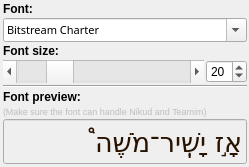
         <widget class="QWidget" name="tab">
          <property name="sizePolicy">
           <sizepolicy hsizetype="Minimum" vsizetype="Minimum">
            <horstretch>0</horstretch>
            <verstretch>0</verstretch>
           </sizepolicy>
          </property>
          <attribute name="title">
           <string>Font</string>
          </attribute>
          <layout class="QVBoxLayout" name="verticalLayout_4">
           <property name="spacing">
            <number>2</number>
           </property>
           <property name="leftMargin">
            <number>3</number>
           </property>
           <property name="topMargin">
            <number>2</number>
           </property>
           <property name="rightMargin">
            <number>2</number>
           </property>
           <property name="bottomMargin">
            <number>3</number>
           </property>
           <item>
            <widget class="QLabel" name="label_9">
             <property name="font">
              <font>
               <weight>75</weight>
               <bold>true</bold>
              </font>
             </property>
             <property name="text">
              <string>Font:</string>
             </property>
            </widget>
           </item>
           <item>
            <widget class="QFontComboBox" name="fontComboBox">
             <property name="sizePolicy">
              <sizepolicy hsizetype="Preferred" vsizetype="Preferred">
               <horstretch>0</horstretch>
               <verstretch>0</verstretch>
              </sizepolicy>
             </property>
             <property name="font">
              <font>
               <family>Sans Serif</family>
               <pointsize>8</pointsize>
               <weight>50</weight>
               <italic>false</italic>
               <bold>false</bold>
              </font>
             </property>
             <property name="layoutDirection">
              <enum>Qt::LeftToRight</enum>
             </property>
             <property name="styleSheet">
              <string notr="true">*{font: 8pt &quot;Sans Serif&quot;;}
</string>
             </property>
             <property name="currentIndex">
              <number>0</number>
             </property>
             <property name="sizeAdjustPolicy">
              <enum>QComboBox::AdjustToContentsOnFirstShow</enum>
             </property>
             <property name="writingSystem">
              <enum>QFontDatabase::Hebrew</enum>
             </property>
             <property name="currentFont">
              <font>
               <family>David CLM</family>
              </font>
             </property>
            </widget>
           </item>
           <item>
            <widget class="QLabel" name="label_5">
             <property name="font">
              <font>
               <weight>75</weight>
               <bold>true</bold>
              </font>
             </property>
             <property name="text">
              <string>Font size:</string>
             </property>
            </widget>
           </item>
           <item>
            <layout class="QHBoxLayout" name="horizontalLayout_5">
             <item>
              <widget class="QScrollBar" name="horizontalSlider">
               <property name="sizePolicy">
                <sizepolicy hsizetype="Expanding" vsizetype="Preferred">
                 <horstretch>0</horstretch>
                 <verstretch>0</verstretch>
                </sizepolicy>
               </property>
               <property name="singleStep">
                <number>2</number>
               </property>
               <property name="value">
                <number>20</number>
               </property>
               <property name="orientation">
                <enum>Qt::Horizontal</enum>
               </property>
               <property name="invertedControls">
                <bool>false</bool>
               </property>
              </widget>
             </item>
             <item>
              <widget class="QSpinBox" name="fonSizeSpinBox">
               <property name="sizePolicy">
                <sizepolicy hsizetype="Minimum" vsizetype="Preferred">
                 <horstretch>0</horstretch>
                 <verstretch>0</verstretch>
                </sizepolicy>
               </property>
               <property name="value">
                <number>20</number>
               </property>
              </widget>
             </item>
            </layout>
           </item>
           <item>
            <widget class="Line" name="line_2">
             <property name="orientation">
              <enum>Qt::Horizontal</enum>
             </property>
            </widget>
           </item>
           <item>
            <widget class="QLabel" name="label_6">
             <property name="font">
              <font>
               <weight>75</weight>
               <bold>true</bold>
              </font>
             </property>
             <property name="text">
              <string>Font preview:</string>
             </property>
            </widget>
           </item>
           <item>
            <widget class="QLabel" name="label_7">
             <property name="enabled">
              <bool>false</bool>
             </property>
             <property name="font">
              <font>
               <pointsize>7</pointsize>
              </font>
             </property>
             <property name="text">
              <string>(Make sure the font can handle Nikud and Teamim)</string>
             </property>
             <property name="wordWrap">
              <bool>true</bool>
             </property>
            </widget>
           </item>
           <item>
            <widget class="QLineEdit" name="fontPreview">
             <property name="enabled">
              <bool>false</bool>
             </property>
             <property name="palette">
              <palette>
               <active>
                <colorrole role="WindowText">
                 <brush brushstyle="SolidPattern">
                  <color alpha="255">
                   <red>40</red>
                   <green>19</green>
                   <blue>1</blue>
                  </color>
                 </brush>
                </colorrole>
                <colorrole role="Dark">
                 <brush brushstyle="SolidPattern">
                  <color alpha="255">
                   <red>1</red>
                   <green>0</green>
                   <blue>0</blue>
                  </color>
                 </brush>
                </colorrole>
                <colorrole role="Text">
                 <brush brushstyle="SolidPattern">
                  <color alpha="255">
                   <red>40</red>
                   <green>19</green>
                   <blue>1</blue>
                  </color>
                 </brush>
                </colorrole>
                <colorrole role="ButtonText">
                 <brush brushstyle="SolidPattern">
                  <color alpha="255">
                   <red>40</red>
                   <green>19</green>
                   <blue>1</blue>
                  </color>
                 </brush>
                </colorrole>
               </active>
               <inactive>
                <colorrole role="WindowText">
                 <brush brushstyle="SolidPattern">
                  <color alpha="255">
                   <red>40</red>
                   <green>19</green>
                   <blue>1</blue>
                  </color>
                 </brush>
                </colorrole>
                <colorrole role="Dark">
                 <brush brushstyle="SolidPattern">
                  <color alpha="255">
                   <red>1</red>
                   <green>0</green>
                   <blue>0</blue>
                  </color>
                 </brush>
                </colorrole>
                <colorrole role="Text">
                 <brush brushstyle="SolidPattern">
                  <color alpha="255">
                   <red>40</red>
                   <green>19</green>
                   <blue>1</blue>
                  </color>
                 </brush>
                </colorrole>
                <colorrole role="ButtonText">
                 <brush brushstyle="SolidPattern">
                  <color alpha="255">
                   <red>40</red>
                   <green>19</green>
                   <blue>1</blue>
                  </color>
                 </brush>
                </colorrole>
               </inactive>
               <disabled>
                <colorrole role="WindowText">
                 <brush brushstyle="SolidPattern">
                  <color alpha="255">
                   <red>40</red>
                   <green>19</green>
                   <blue>1</blue>
                  </color>
                 </brush>
                </colorrole>
                <colorrole role="Dark">
                 <brush brushstyle="SolidPattern">
                  <color alpha="255">
                   <red>1</red>
                   <green>0</green>
                   <blue>0</blue>
                  </color>
                 </brush>
                </colorrole>
                <colorrole role="Text">
                 <brush brushstyle="SolidPattern">
                  <color alpha="255">
                   <red>40</red>
                   <green>19</green>
                   <blue>1</blue>
                  </color>
                 </brush>
                </colorrole>
                <colorrole role="ButtonText">
                 <brush brushstyle="SolidPattern">
                  <color alpha="255">
                   <red>40</red>
                   <green>19</green>
                   <blue>1</blue>
                  </color>
                 </brush>
                </colorrole>
               </disabled>
              </palette>
             </property>
             <property name="font">
              <font>
               <family>Droid Sans Hebrew Orayta</family>
               <pointsize>20</pointsize>
              </font>
             </property>
             <property name="layoutDirection">
              <enum>Qt::RightToLeft</enum>
             </property>
             <property name="text">
              <string>אָ֣ז יָשִֽׁיר־מֹשֶׁה֩</string>
             </property>
            </widget>
           </item>
          </layout>
         </widget>
